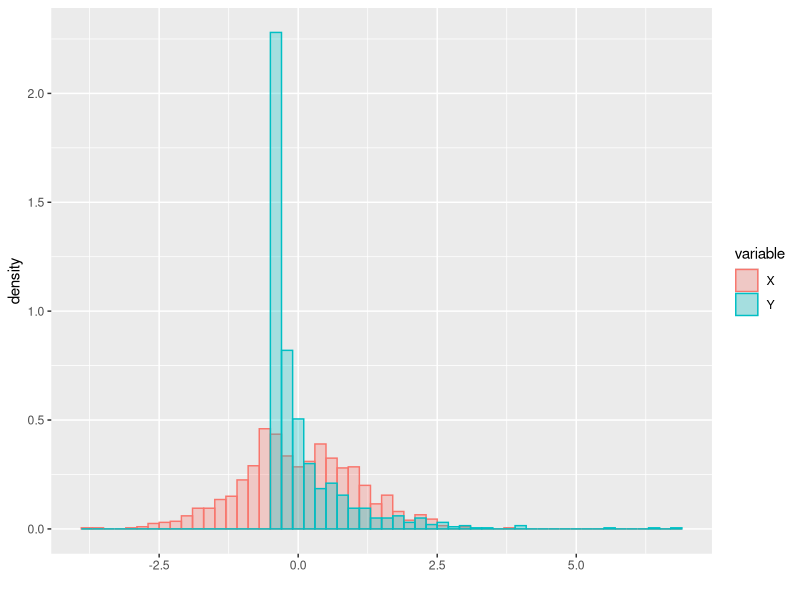

This figure's R source:
######################
#
# Exercise 12
#
######################
require(ggplot2)
require(reshape2)

X <- rnorm(1000,0,1)
Y <- (X^2-1)/2
dt <- melt(as.data.frame(cbind(X,Y)))

ggplot(dt, aes(x=value, fill=variable, colour=variable)) + 
	geom_histogram(aes(y = ..density..), 
		alpha=0.3,binwidth=.2, position="identity") +
	xlab("")


